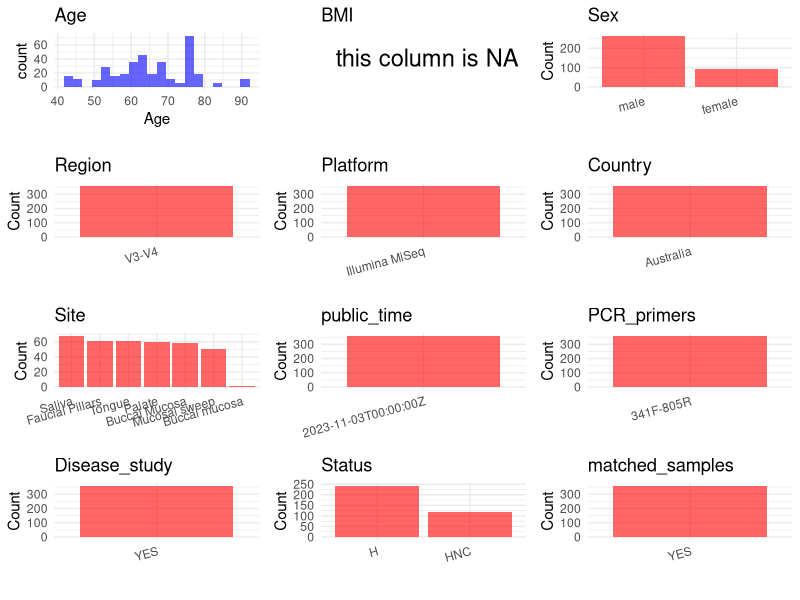

Write R code to recreate this figure. (Note: this script raises an error after producing the figure.)
## ---- chunk 1
# Load necessary libraries
library(dplyr)
library(ggplot2)
library(cowplot)

# Set working directory (update this path to your local directory)
setwd("D:/metadata/2/PRJNA901226")

# Read the initial metadata files
initial_meta<-read.csv("SraRunTable.csv",header = T)

# Combine the two metadata files
#meta <- rbind(initial_meta, initial_meta1)

#Remove entries non-oral samples
initial_meta <- subset(initial_meta,BioSampleModel != "Metagenome or environmental")

# Check the number of samples containing "HT" in Sample.Name (e.g., healthy controls)
#nrow(subset(meta, grepl("HT", Sample.Name)))

# Display the first few rows of the metadata
head(initial_meta)
## ---- chunk 2
# Create a uniform metadata dataframe
metadata <- data.frame(
  BioProject = initial_meta$BioProject,
  Run = initial_meta$Run,
  sample_name = initial_meta$Sample.Name,
  Age = initial_meta$AGE,
  BMI = NA,
  Sex=initial_meta$sex,
  Region = "V3-V4",
  Platform = initial_meta$Instrument,
  Country = "Australia",
  Site = initial_meta$tissue,
  public_time = initial_meta$ReleaseDate,
  Status = ifelse(initial_meta$isolate == "Healthy control", "H",
                  initial_meta$isolate),
  stringsAsFactors = FALSE
)
## ---- chunk 3
# Add information obtained from the publication
metadata$PCR_primers <- "341F-805R"
metadata$title <- "Dysbiosis in Head and Neck Cancer: Determining Optimal Sampling Site for Oral Microbiome Collection"
metadata$Disease_study <- "YES"
# Assign disease status based on sample_name patterns
#metadata$Status<-"H"

fields <- c("Age", "Status", "Sex")

stopifnot(all(fields %in% colnames(metadata)))


has_duplicate <- metadata %>% 
  select(all_of(fields)) %>% 
  na.omit() %>%                
  duplicated() %>%             
  any()                        

metadata <- metadata %>% 
  mutate(matched_samples = if (has_duplicate) "YES" else "NO")

output_df <- metadata %>% 
  filter(matched_samples == "YES" | 
        (matched_samples == "NO" ))

cat("Total rows in output_df :", nrow(output_df), "\n")
cat("YES rows                :", sum(output_df$matched_samples == "YES"), "\n")
cat("NO          :", sum(output_df$matched_samples == "NO"), "\n")
## ---- chunk 4
# Check the number of unique runs and sample names
print(paste("Number of unique runs:", length(unique(metadata$Run))))
print(paste("Number of unique sample names:", length(unique(metadata$sample_name))))
## ---- chunk 5
# Select columns for visualization
plot_data <- metadata %>%
  select(-BioProject, -Run, -sample_name, -title)

# Function to create simple plots for each column
create_simple_plots <- function(data) {
  plots <- list()
  
  for (col in colnames(data)) {
    # Check if the column is all NA
    if (all(is.na(data[[col]]))) {
      # Create an empty plot with text indicating all NA
      p <- ggplot() +
        annotate("text", x = 0.5, y = 0.5, label = "this column is NA", size = 6) +
        labs(title = col) +
        theme_void()
    } else if (is.numeric(data[[col]])) {
      # Numeric variable: histogram
      p <- ggplot(data, aes(x = .data[[col]])) +
        geom_histogram(fill = "blue", alpha = 0.6, bins = 20, na.rm = TRUE) +
        labs(title = col) +
        theme_minimal()
    } else {
      # Categorical variable: bar plot (remove NA values)
      count_data <- as.data.frame(table(data[[col]], useNA = "ifany"))
      p <- ggplot(count_data, aes(x = reorder(Var1, -Freq), y = Freq)) +
        geom_col(fill = "red", alpha = 0.6) +
        labs(title = col, x = NULL, y = "Count") +
        theme_minimal() +
        theme(axis.text.x = element_text(angle = 15, hjust = 1))
    }
    plots[[col]] <- p
  }
  
  return(plots)
}

# Generate and arrange plots
plots <- create_simple_plots(plot_data)
p<-plot_grid(plots$Age, 
          plots$BMI, 
          plots$Sex, 
          plots$Region, 
          plots$Platform, 
          plots$Country, 
          plots$Site,
          plots$public_time, 
          plots$PCR_primers,
          plots$Disease_study,
          plots$Status,
          plots$matched_samples,# add 
          ncol = 3, align = "hv", axis = "lb")
ggsave("Metadata_Summary.png", plot = p, width = 8, height = 6, dpi = 150)
## ---- chunk 6
knitr::include_graphics("metadata_summary.png")
## ---- chunk 7
# Reorder columns to match the desired format
metadata <- metadata[, c(
  "BioProject", "Run", "sample_name", "Age", "BMI", "Sex", 
  "Region", "Platform", "Country", "Site", "public_time", 
  "PCR_primers", "title", "Disease_study", "Status","matched_samples"
)]

# Export the uniform metadata to a CSV file
write.csv(metadata, file = "metadata.csv", quote = TRUE)
head(metadata)
